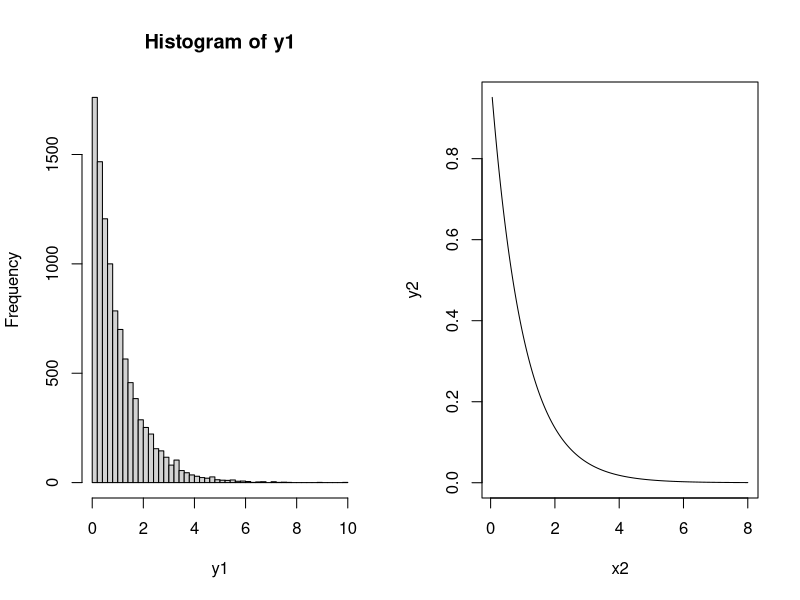

Here is the R script that generated this plot:
#theFunction(x)=1-exp(-x)
par(mfrow = c(1,2))

InverseOfTheFunction=function(x)# inverse funtion
{
  y=-log(1-x)
  return(y)
}

DerivativeOfTheFunction=function(x)
{
  y=exp(-x)# derivative
  return(y)
}

x1=runif(10000)# 0~1
y1=InverseOfTheFunction(x1)
hist(y1,breaks=50)

x2=seq(0.05,8,0.01)
y2=DerivativeOfTheFunction(x2)
plot(x2,y2,"l")

